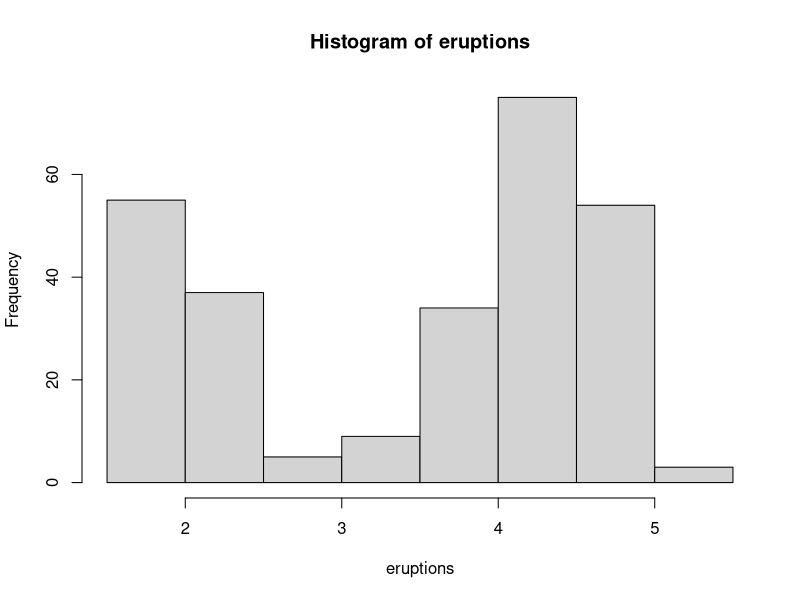
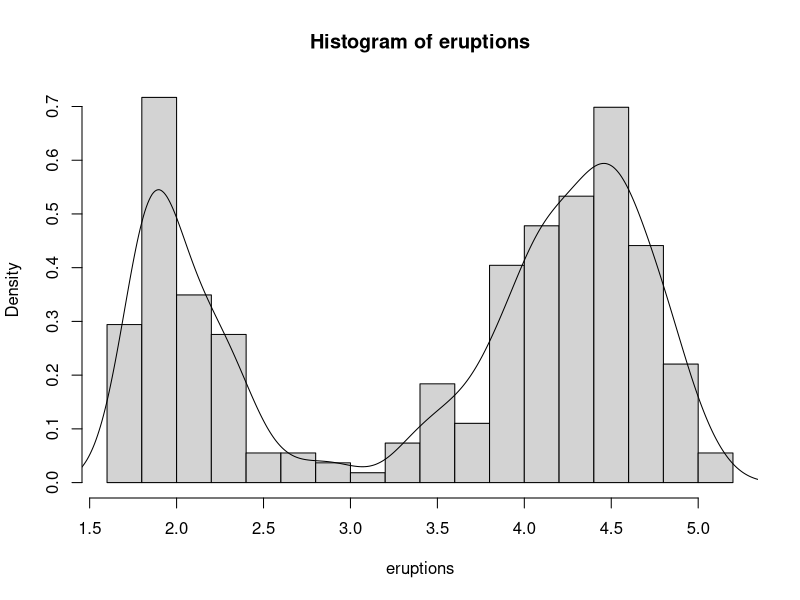
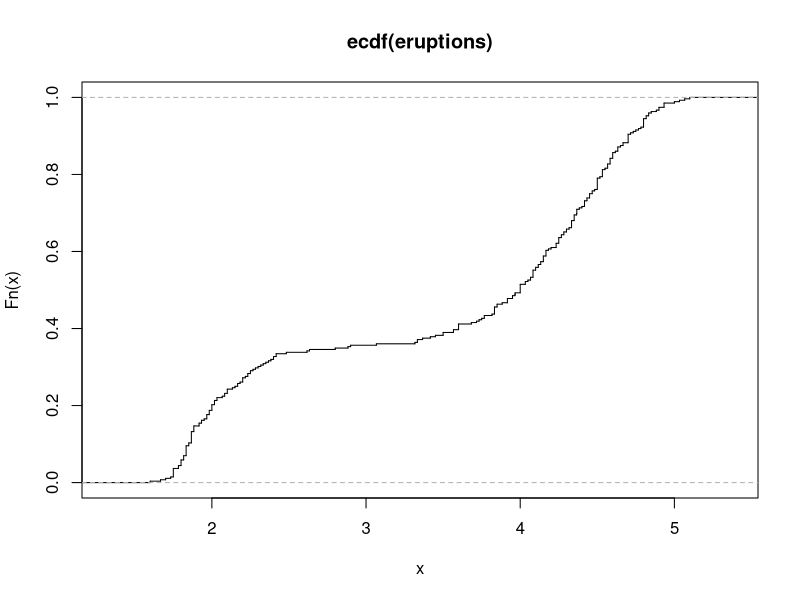
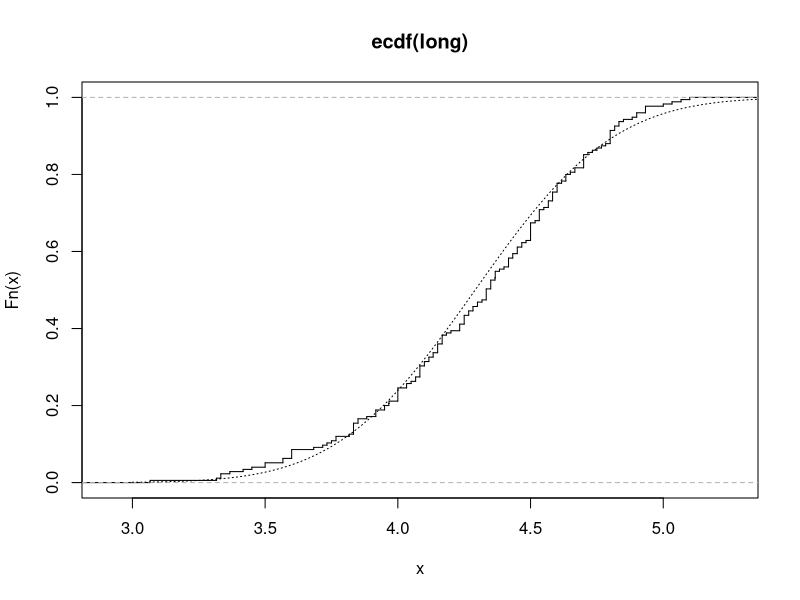
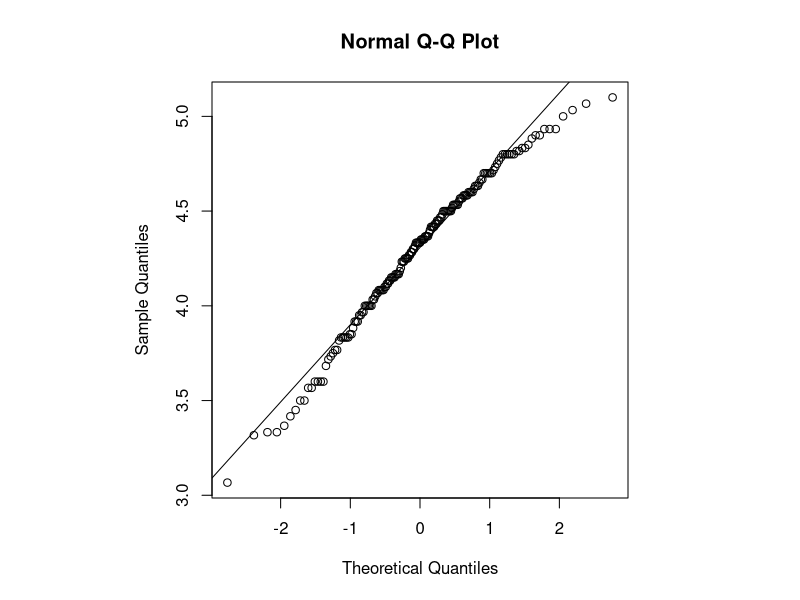
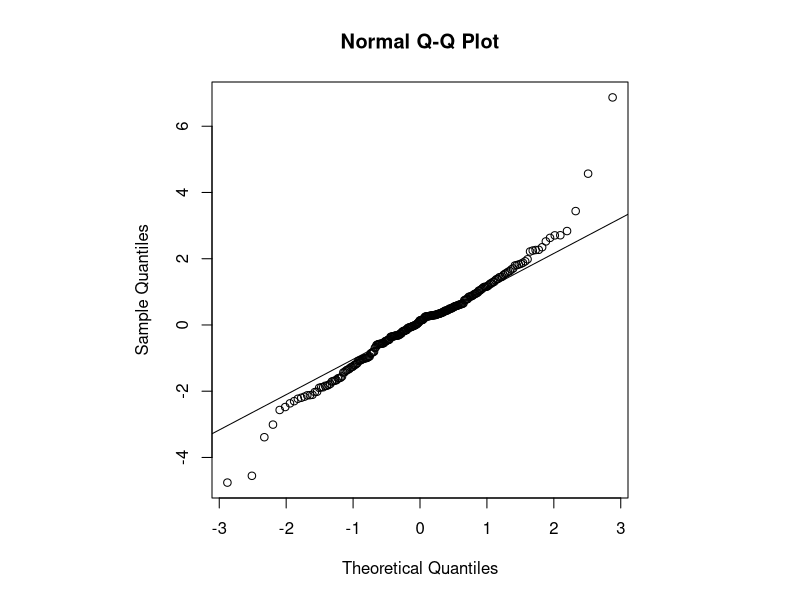
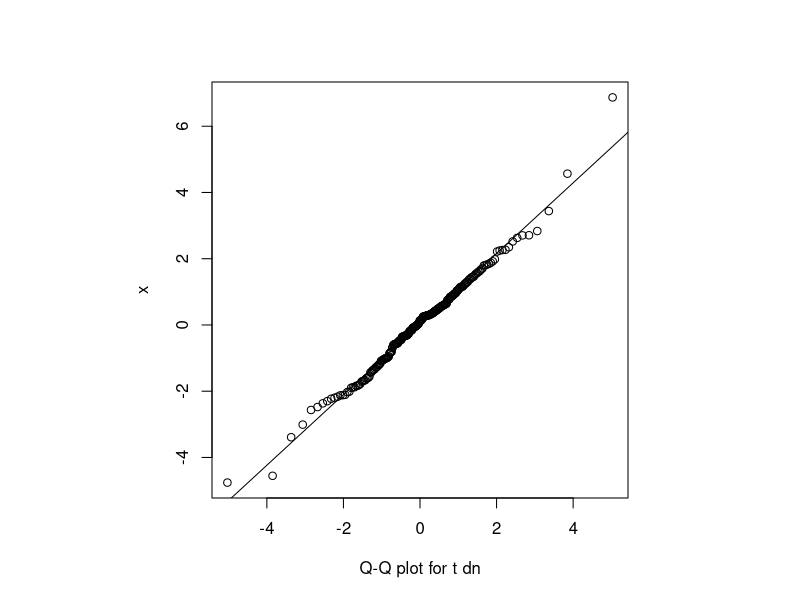
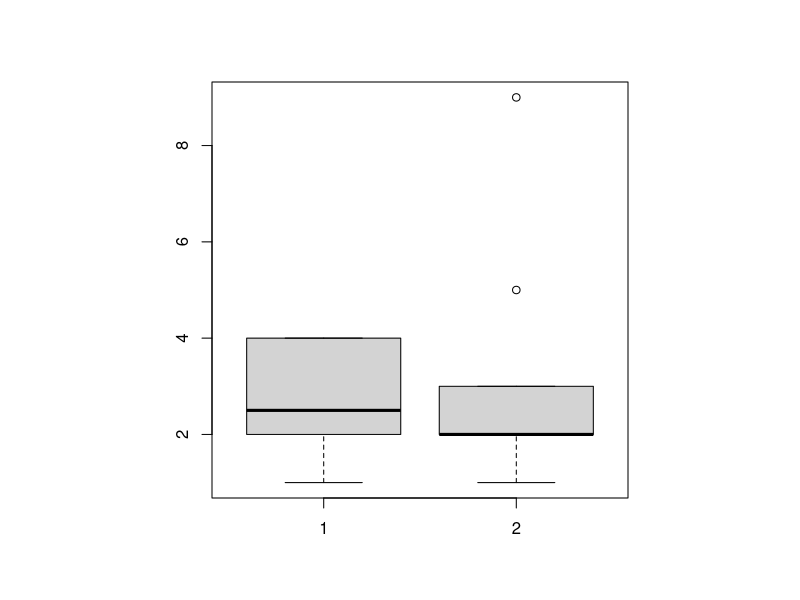

Write R code to recreate these figures, in order.
attach(faithful)
summary(eruptions)
fivenum(eruptions)
stem(eruptions)
hist(eruptions)

#make the bins smaller in the histogram
hist(eruptions, seq(1.6, 5.2, .2), prob=TRUE)
#adding density lines to the histogram
lines(density(eruptions, bw="SJ"))
#Plotting the empirical cumulative distribution function by using the function ecdf.

plot(ecdf(eruptions), do.points=FALSE, verticals=TRUE)

#now we analyze for eruptions greater than 3 minutes.
long<- eruptions[eruptions>3]
plot(ecdf(long), do.points=FALSE, verticals=TRUE)
x<-seq(3, 5.4, .01)
lines(x, pnorm(x, mean=mean(long), sd=sqrt(var(long))), lty=3)

#quantile-quantile plot
par(pty="s")
qqnorm(long)
qqline(long)

#comparison with some simulated data from a t distribution
x<- rt(250, df=5)
qqnorm(x)
qqline(x)

#creating a qqplot against the generated distribution
qqplot(qt(ppoints(250), df = 5), x, xlab = "Q-Q plot for t dn")
qqline(x)

#Shapiro-Wilks Test
shapiro.test(long)

#one-sample Kolmogorov-Smirnov test
ks.test(long, "pnorm", mean=mean(long), sd = sqrt(var(long)))

#One sample and two sample tests
#boxplots and t test

A<- c(1,2,3,4,2,4,3,4,2,2)
B<- c(9,2,1,5,3,2,2,2,1,2)

boxplot(A,B)
t.test(A,B)
#test for homogeneity of variance
var.test(A,B)
t.test(A,B, var.equal=TRUE)
#wilcoxon test
wilcox.test(A,B)

#creating empirical cumulative distribution functions
plot(ecdf(A), do.points=FALSE, verticals=TRUE, xlim=range(A,B))
plot(ecdf(B), do.points=FALSE, verticals=TRUE, add=TRUE)
#Two sample Kolmogorov-Smirnov test
ks.test(A,B)



